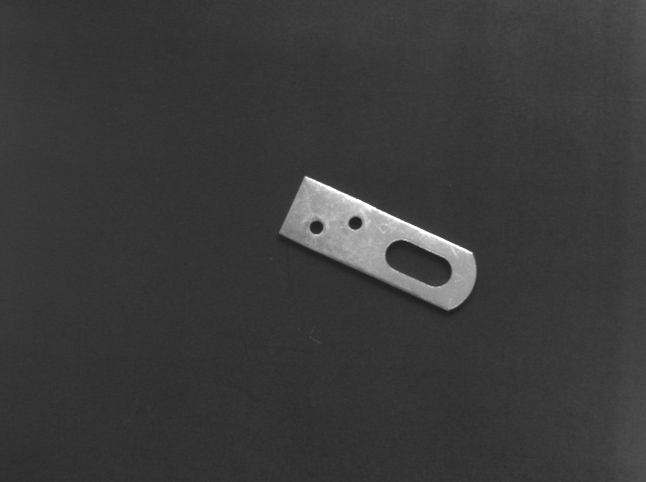
%> input picture metal-parts-01.png, 646 x 482 px
$ octave --eval "result = Estimate_Angle(imread('metal-parts-01.png'));"   (GNU Octave 9; MATLAB toolbox functions it lacks are replaced by stand-ins)
%> lines starting %> are read from the running program, lines starting %| are printed output that depends on the picture
### Rotation_Detect.m
function ang=Rotation_Detect(input_img)

detect_bar=100;
nrow=size(input_img,1);
ncol=size(input_img,2);
cx=round((ncol+1)/2);
cy=round((nrow+1)/2);

energy=0;
angle=0;
for i=-90:0.5:90-0.5
    x=[-detect_bar:detect_bar]*cos(i*pi/180)+cx;
    y=[-detect_bar:detect_bar]*sin(i*pi/180)+cy;
    v=interp2(input_img,x,y);

%          plot(x,y);
%     pause;
    if sum(v(:))>energy;
        energy=sum(v(:));
        angle=i;
    end
end
ang=angle;


### Estimate_Angle.m
function angle = Estimate_Angle(input_img)

% 倒谱法估计模糊角度

% 先进行FFT变换
fft_img = abs(fft2(input_img));
% 对数变换
log_fft_img=log(1+fft_img);
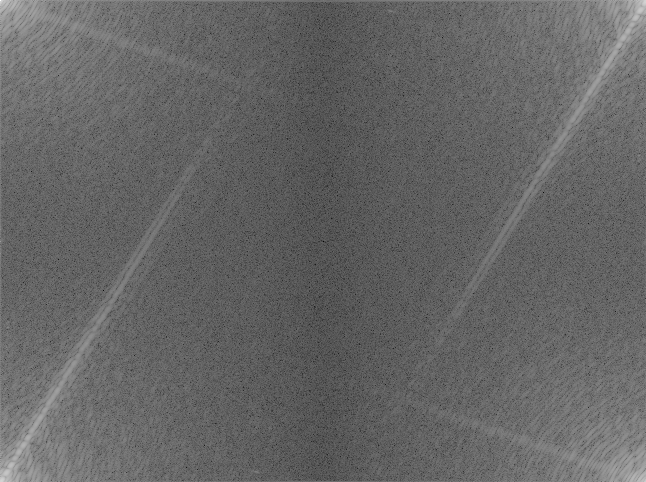
%> log_fft_img: size 482x646 double; min 0, max 16.71, mean 6.68; drawn with min black and max white
% log_fft_img=fftshift(log_fft_img);

%倒谱计算
cep_img=ifft2(log_fft_img);
cep_img=ifftshift(cep_img);
%figure,imshow(exp(abs((cep_img))),[]),title('显示倒频谱')

% 提取倒谱边缘
input_img = (1000*abs(cep_img));
figure,imshow(input_img)
%> after `imshow(input_img)`:
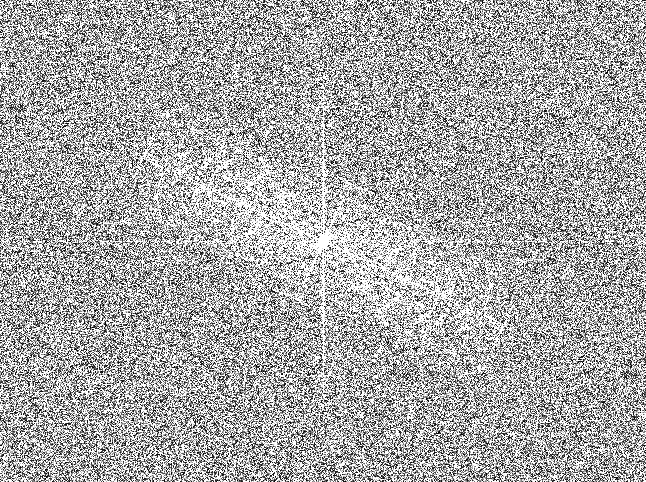
%> displayed picture: size 482x646, on the screen's scale of 0 to 255; min 0, max 255, mean 168.2

% [6 lines of commented-out code are left out]

angle=-Rotation_Detect(input_img);
%> the loop in Rotation_Detect, `for i=-90:0.5:90-0.5` made 360 passes
%> energy on passes 1, 47, 48, 49, 50, 51: 8387.2, 8402.4, 8485, 8543.8, 8588.1, 8607.3
%> after the loop in Rotation_Detect, `for i=-90:0.5:90-0.5`: angle = 25; energy = 10171.9
%> in Rotation_Detect, `ang=angle;`: ang = 25
%> angle = -25
% [5 lines of commented-out code are left out]
